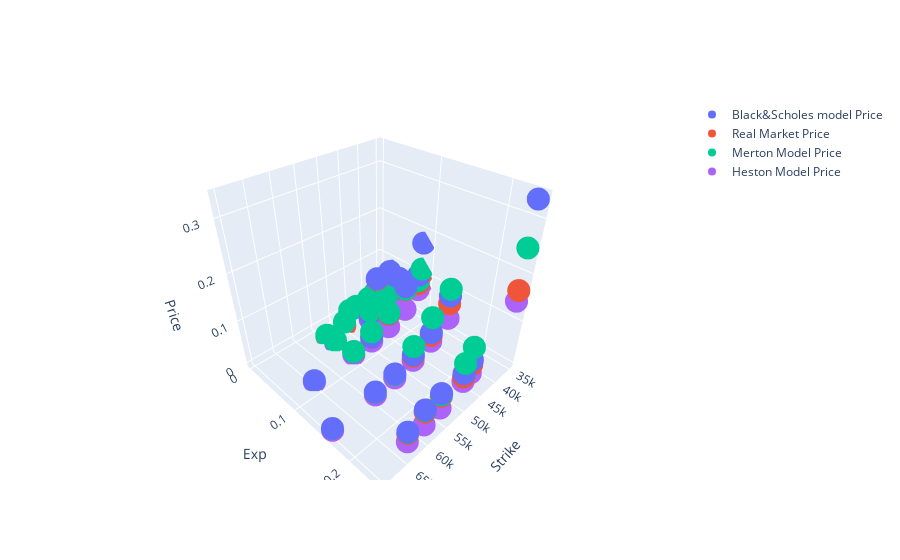

Notebook source saved alongside this figure:
### Code cell
x = option.df['K']
y = option.df['_T']
z = option.df['BS_PRICE']
z2 = option.df['mid']
z3 = option.df['MERTON_PRICE']
z4 = option.df['heston_prices']/option.df['K']


#fig = go.Figure(data=[go.Scatter3d(x=x, y=y, z=z , mode='markers', name='BS price')])

fig = go.Figure(data=[go.Scatter3d(x=x, y=y, z=z , mode='markers', name='Black&Scholes model Price'),
                      go.Scatter3d(x=x, y=y, z=z2, mode='markers', name='Real Market Price'),
                      go.Scatter3d(x=x, y=y, z=z3, mode='markers', name='Merton Model Price'),
                      go.Scatter3d(x=x, y=y, z=z4, mode='markers', name='Heston Model Price')])


fig.update_scenes(xaxis_title_text='Strike', yaxis_title_text='Exp', zaxis_title_text='Price') 
fig.show()

rms_merton = mean_squared_error(option.df['mid'], option.df['MERTON_PRICE'], squared=False)
rms_bs = mean_squared_error(option.df['mid'], option.df['BS_PRICE'], squared=False)
rms_hest = mean_squared_error(z2, z4, squared=False)



print('Root Mean Squared Error | MERTON = {}%'.format(round(rms_merton*100,6)))
print('Root Mean Squared Error | B&S    = {}%'.format(round(rms_bs*100,6)))
print('Root Mean Squared Error | HESTON    = {}%'.format(round(rms_hest*100,6)))
